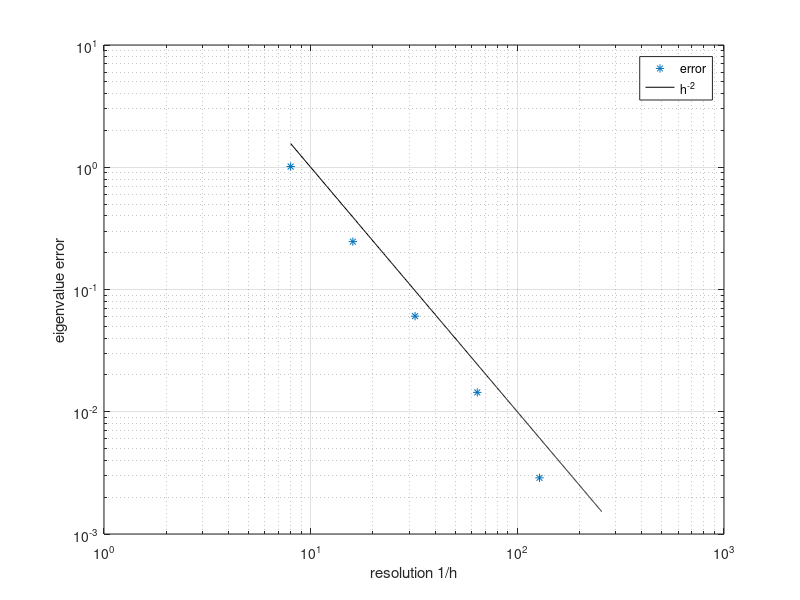

MATLAB code for this plot:
%% plot convergence study of fisrt eigenvalue of FP operator
clc;
close all;
clear;

res = [8 16 32 64 128 256];

%% for FP operator with quadratic potential P1
eig = [-1.540290361979151 -0.7731296590611344 -0.5872411113824971 -0.5410867267235467 -0.5295644369174396 -0.5266848249256644];
%% for FP operator with bistable potential P1

%% plotting
err = abs(eig - eig(6)*ones(1,6));
loglog(res, err, '*');
grid on;
hold on;
xx = 8:0.5:256;
yy = xx.^(-2)*10^2;
loglog (xx,yy,'k-');
xlabel 'resolution 1/h';
ylabel 'eigenvalue error';
legend('error', 'h^{-2}');
